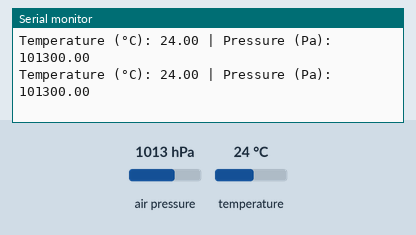
Recording of a sketch running on a simulated Arduino Uno, built with avr-gcc and run on an emulated ATmega328P. On the bench: the last lines printed to the serial monitor. Inputs (shaded band) come from the test bench; at power-on: air pressure 1013 hPa, temperature 24 °C.

Above: at 1.3 s.
1.4 s: air pressure set to 952 hPa
At 1.9 s:
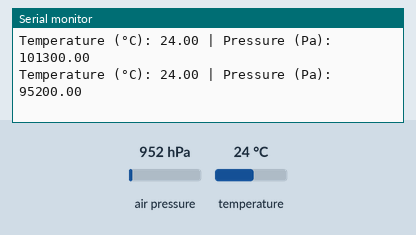
2.9 s: temperature set to 12 °C
At 3.5 s:
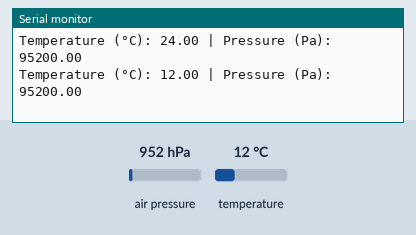
4.4 s: air pressure set to 975 hPa
At 5.0 s:
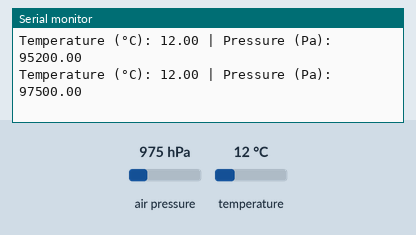
Timing chart, 0 to 7.4 s (numbered marks = the images above; inputs shaded):
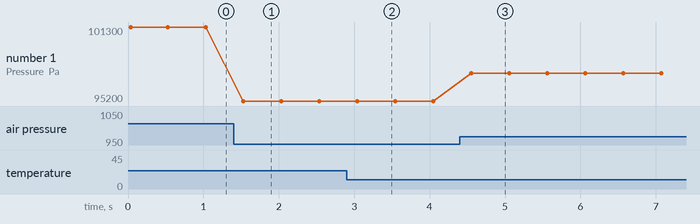

Measured:
- after the input at 1.4 s, the serial monitor: prints a new line after 0.13 s (image 1)
- after the input at 2.9 s, the serial monitor: prints a new line after 0.14 s (image 2)
- after the input at 4.4 s, the serial monitor: prints a new line after 0.15 s (image 3)
- plotted number 1: 101300 → 95200 after the input at 1.4 s, 95200 → 97500 after the input at 4.4 s

The sketch:

bmp280.ino
```cpp
#include <Wire.h>
#include <Adafruit_Sensor.h>
#include <Adafruit_BMP280.h>

Adafruit_BMP280 bmp;

void setup() {
  Serial.begin(9600);
  Wire.begin();

  if (!bmp.begin(0x76)) { // Try 0x77 if 0x76 fails
    Serial.println("BMP280 sensor not found!");
    while (1);
  }
  Serial.println("BMP280 initialization successful!");
}

void loop() {
  Serial.print("Temperature (°C): ");
  Serial.print(bmp.readTemperature());

  Serial.print(" | Pressure (Pa): ");
  Serial.println(bmp.readPressure());

  delay(500);
}
```
